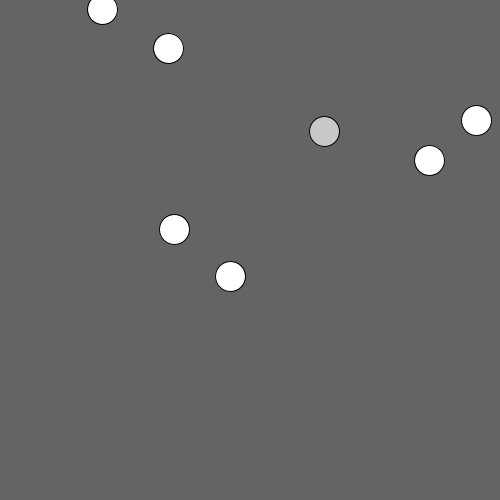
Frame 1 (no input)
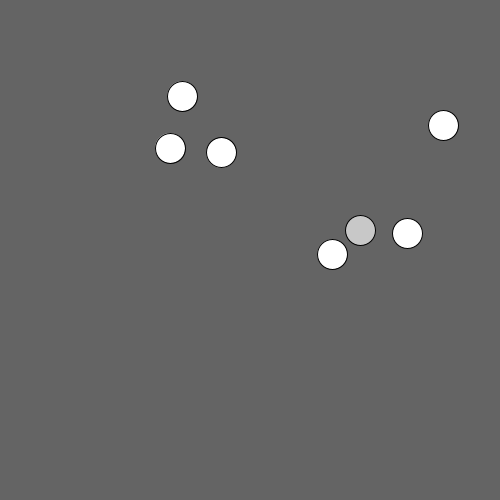
Frame 60 (the mouse pressed at the canvas centre just before this capture)
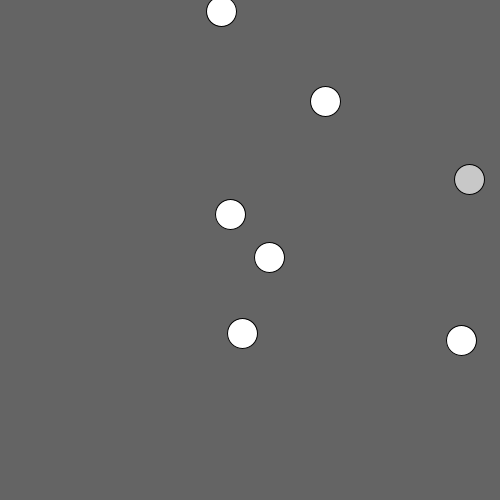
Frame 120 (the mouse held since frame 60 and released just before this capture)

The Processing sketch that drew these frames (run headless with seeded random() and noise(); from frame 60 on, the mouse is pressed at the canvas centre):

// Processing sketch: ej4
// ── ej4.pde
class Pelota {

  PVector vel = new PVector(1,2);
  PVector acel = new PVector(0,0);
  PVector pos;

  float distancia = 30;
  int diametro = 30;

  int cooldownSeguir = 0; // frames restantes

  Pelota(float x, float y) {
    pos = new PVector(x, y);
  }

  void dibujar() {
    circle(pos.x, pos.y, diametro);
  }

  void mover() {

    if (cooldownSeguir > 0) {
      cooldownSeguir--;
    }

    vel.add(acel);
    vel.limit(2);
    acel.mult(0);
    pos.add(vel);

    if (pos.x > width || pos.x < 0) vel.x *= -1;
    if (pos.y > height || pos.y < 0) vel.y *= -1;
  }

  void seguir(PVector target) {

    // No seguir mientras dure el cooldown
    if (cooldownSeguir > 0) return;

    PVector dir = PVector.sub(pos, target);
    dir.normalize();
    dir.mult(distancia);

    apuntar(PVector.add(target, dir).x,
            PVector.add(target, dir).y);
  }

  void addFuerza(PVector f) {
    acel.add(f);
  }

  void apuntar(float dx, float dy) {
    PVector b = new PVector(dx,dy);

    PVector r = b.copy();
    r.sub(pos);

    r.normalize();
    r.mult(0.2);

    addFuerza(r);
  }
}

int cant = 7;
Pelota[] pelotas = new Pelota[cant];

void detectarColision(Pelota a, Pelota b){

  if (a == b) return;

  float dist = PVector.dist(a.pos, b.pos);

  // radio real dibujado
  float r1 = a.diametro * 0.5;
  float r2 = b.diametro * 0.5;

  if (dist > r1 + r2) return;

  PVector n = PVector.sub(a.pos, b.pos);
  n.normalize();


  a.pos.add(PVector.mult(n, 2));
  b.pos.sub(PVector.mult(n, 2));

  
  PVector temp = a.vel.copy();
  a.vel = b.vel.copy();
  b.vel = temp;
  
  a.cooldownSeguir = 120;
  b.cooldownSeguir = 120;
}

void setup() {
  size(500, 500);

  for (int i = 0; i < cant; i++) {
    pelotas[i] = new Pelota(random(width), random(height));
  }
}

void draw() {
  background(100);

  for (int i = 1; i < cant; i++) {
    pelotas[i].seguir(pelotas[i - 1].pos);
  }

  for (int i = 0; i < cant; i++) {
    pelotas[i].mover();
  }

  for (int i = 0; i < cant; i++) {
    for (int j = i + 1; j < cant; j++) {
      detectarColision(pelotas[i], pelotas[j]);
    }
  }
  fill(200);
  for (int i = 0; i < cant; i++) {
    pelotas[i].dibujar();
    fill(255);
  }
 
}
